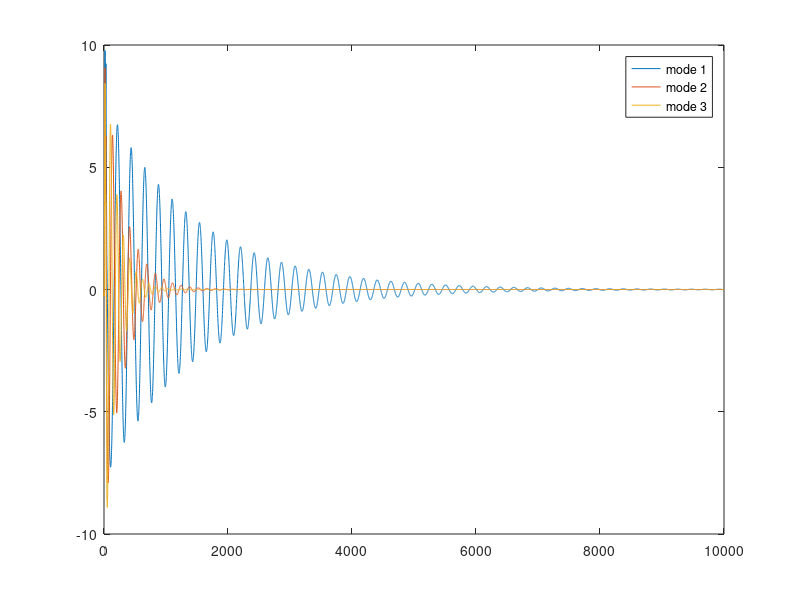

Reproduce this figure in MATLAB.
% ideal membrane frequency ratios (first 3 modes)
m1 = 1; m2 = 1.594; m3 = 2.136;

f1 = m1*200; f2 = m2*f1; f3 = m3*f1; % modal frequencies [Hz]
d1 = 30; d2 = 55; d3 = 60; % damping coefficients [Hz/rads] (material)
a1 = 1; a2 = 0.998; a3 =0.996; % gain coeffiecients

% modal matrix (3 modes, 1 contact point)
% M = [f1, d1, a11;
%      f2, d2, a21;
%      f3, d3, a31];
 
fs = 44100;
N = 10000; % number of samples

%excitation (noise burst)
exc = rand(1,50);
exc = exc - mean(exc); % remove offset (center around mean)
exc = [exc zeros(1,N-length(exc))]; % zero padding

%init modes
mode1 = zeros(1,N); mode2 = zeros(1,N); mode3 = zeros(1,N);

% filter pole radius and pole angle
R1 = a1*exp(-d1/fs); R2 = a2*exp(-d2/fs); R3 = a3*exp(-d3/fs);
theta1 = 2*pi*f1/fs; theta2 = 2*pi*f2/fs; theta3 = 2*pi*f3/fs; % [rads/sample] 

mode1n1 = 0; mode1n2 = 0; % x[n-1], x[n-2]
mode2n1 = 0; mode2n2 = 0;
mode3n1 = 0; mode3n2 = 0;

for i=1:N
   
    mode1(i) = 2*R1*cos(theta1)*mode1n1 - R1*R1*mode1n2+exc(i); % resonant filter
    
    mode1n2 = mode1n1;
    mode1n1 = mode1(i);
    
    mode2(i) = 2*R2*cos(theta2)*mode2n1 - R2*R2*mode2n2+exc(i);
    
    mode2n2 = mode2n1;
    mode2n1 = mode2(i);
    
    mode3(i) = 2*R3*cos(theta3)*mode3n1 - R3*R3*mode3n2+exc(i);
    
    mode3n2 = mode3n1;
    mode3n1 = mode3(i);
    
end

signal = mode1 + mode2 +mode3; % summation of modes

plot(mode1); hold on; plot(mode2); hold on; plot(mode3);
legend('mode 1', 'mode 2', 'mode 3');
sound(signal, fs);